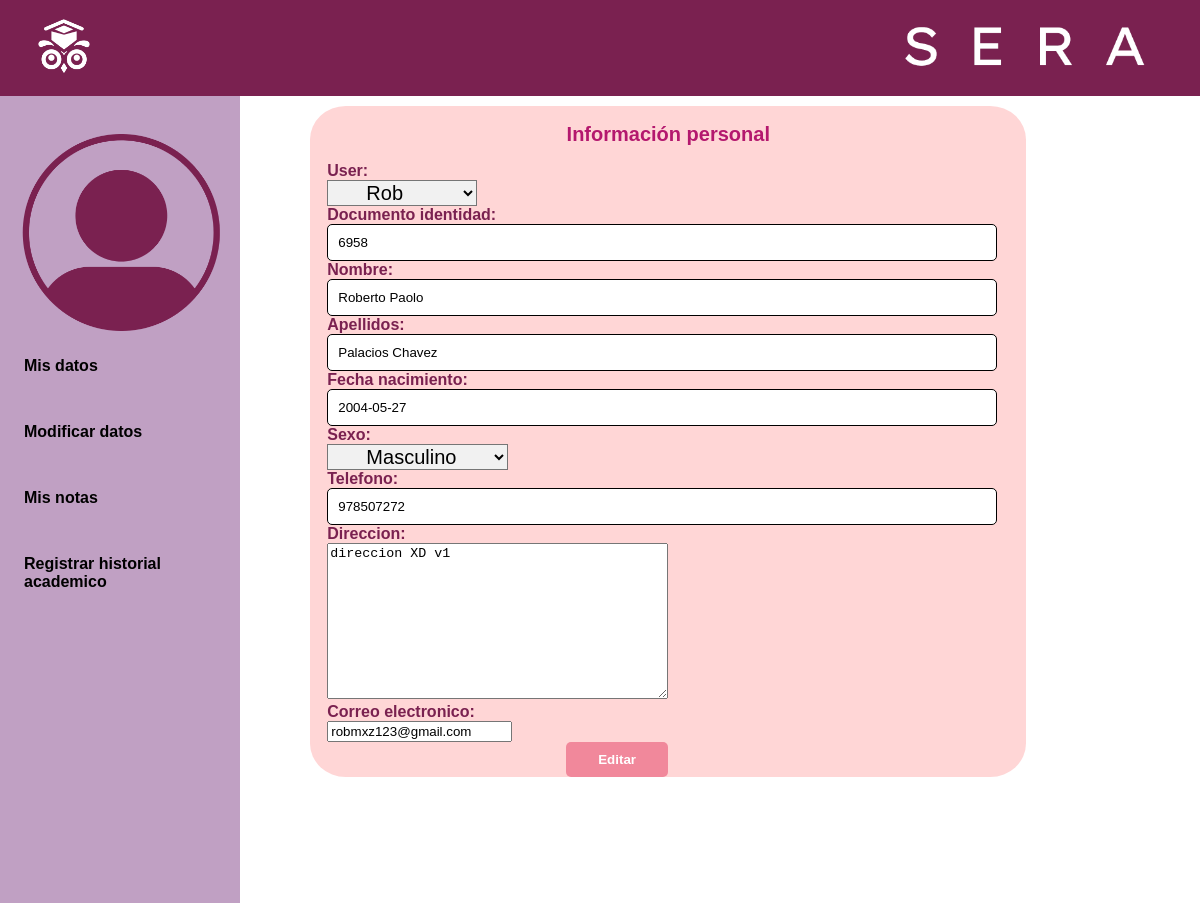
Page /editar-alumno (signed in) on the earlier database version.
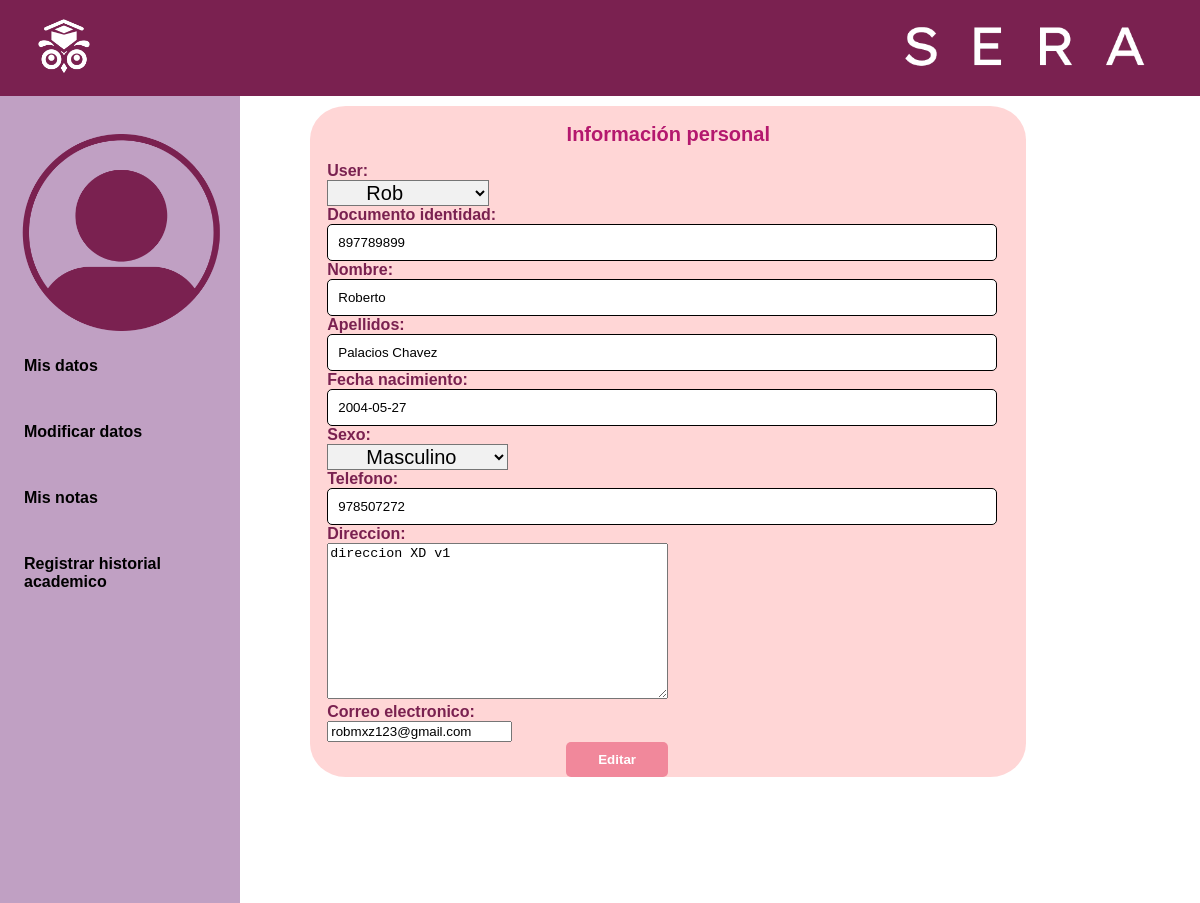
Same page on the later database version.
### main/models.py (models this page shows, shortened)
class Alumno(models.Model):
    user = models.ForeignKey(User, on_delete=models.CASCADE)
    documento_identidad = models.CharField(max_length=20, unique=True)
    nombre = models.CharField(max_length=100)
    apellidos = models.CharField(max_length=100)
    fecha_nacimiento = models.DateField()
    sexo = models.CharField(max_length=1, choices=[('M', 'Masculino'), ('F', 'Femenino')])
    telefono = models.CharField(max_length=15)
    direccion = models.TextField()
    correo_electronico = models.EmailField(unique=True)

### main/views.py (the view)
# urls.py: path('editar-alumno',views.editar_alumno, name='editar_alumno'),
@login_required(login_url="/login")
def editar_alumno(request):
    alumno = get_object_or_404(Alumno, user=request.user)
    if request.method == 'POST':
        form = AlumnoForm(request.POST, instance=alumno)
        if form.is_valid():
            form.save()
            return redirect("/home")
    else:
        form = AlumnoForm(instance=alumno)
    return render(request, 'main/editar_alumno.html', {'form': form})

### main/forms.py
class AlumnoForm(forms.ModelForm):
    class Meta:
        model = Alumno
        exclude="__all__"

### main/templates/main/editar_alumno.html (shortened to what this page needs)
{% extends 'main/base.html' %}
{% block content %}
{% load static %}
<head>
  <link rel="stylesheet" href="{% static 'style.css' %}">
</head>
<body class="body2">
  <header>
    <img src="{% static 'assets/SERA_LOGO_BLANCO.png' %}" alt="imagen-logo">
    <img src="{% static 'assets/SERA_TITULO_BLANCO.png' %}" alt="imagen-logo">
  </header>
  <div class="display-flex">
    <nav>
      <img src="{% static 'assets/ICONO_GENERAL_PERFIL.png' %}" alt="foto-persona">
      <a href="/estudiante" class="class-option">Mis datos</a>
      <a href="/editar-alumno" class="class-option">Modificar datos</a>
      <a href="/estudiante-notas" class="class-option">Mis notas</a>
      <a href="/create-historial" class="class-option">Registrar historial academico</a>
    </nav>
    <main>
      <div class="grid-center">
        <section class="personal-data container-data2">
          <h2>Información personal</h2>
          <div class="container-button">
            <form method="post">
                {% csrf_token %}{{form}}
                <button type="submit" class="btn btn-success edit-button">Editar</button>
            </form>
           </div>
        </section>
      </div>
    </main>
  </div>
  {% endblock %}

Differences in the rows shown:
changed Alumno "Rob": documento_identidad "6958" → "897789899"; nombre "Roberto Paolo" → "Roberto"
